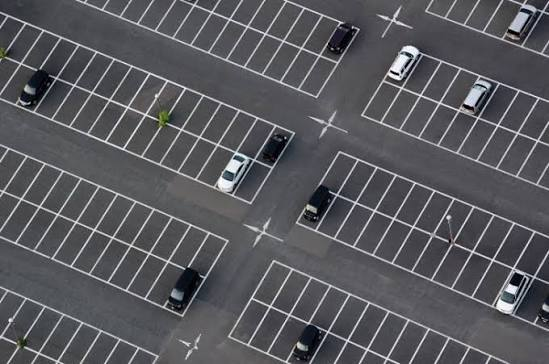
#> input picture Lab4/assets/images.jpg, 549 x 364 px
$ python cannyslider.py
#> lines starting #> are read from the running program, lines starting #| are printed output that depends on the picture
import cv2

# ==========================================================
# 1. Read the image
# ==========================================================

filename = input("Enter image filename (e.g. image.jpg): ")
#> the answer given: assets/images.jpg

image = cv2.imread(filename)
#> image is the input picture: shape (364, 549, 3); mean B, G, R 93.2, 88.5, 88.4

if image is None:
    print("Error: Unable to open the image.")
    exit()

# ==========================================================
# 2. Convert image to grayscale
# ==========================================================

gray = cv2.cvtColor(image, cv2.COLOR_BGR2GRAY)

# ==========================================================
# 3. Apply Gaussian smoothing
# ==========================================================

blurred = cv2.GaussianBlur(gray, (5, 5), 0)
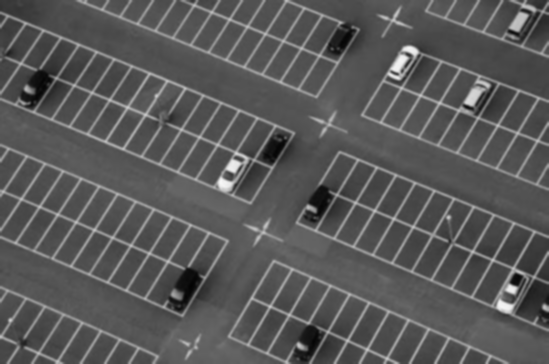
#> blurred: shape (364, 549); min 3, max 246, mean 89

# ==========================================================
# 4. Create window
# ==========================================================

window_name = "Interactive Canny Edge Detector"

cv2.namedWindow(window_name)

# ==========================================================
# 5. Dummy callback function
# Trackbars require a callback function.
# ==========================================================

def nothing(x):
    pass

# ==========================================================
# 6. Create trackbars
# ==========================================================

cv2.createTrackbar(
    "Lower Threshold",
    window_name,
    50,      # Initial value
    255,     # Maximum value
    nothing
)

cv2.createTrackbar(
    "Upper Threshold",
    window_name,
    150,     # Initial value
    255,     # Maximum value
    nothing
)

# ==========================================================
# 7. Interactive processing loop
# ==========================================================

while True:

    # Get current trackbar positions
    lower = cv2.getTrackbarPos(
        "Lower Threshold",
        window_name
    )

    upper = cv2.getTrackbarPos(
        "Upper Threshold",
        window_name
    )

    # Make sure lower threshold is smaller
    if lower >= upper:
        upper = lower + 1

        if upper > 255:
            upper = 255
            lower = 254

    # Apply Canny Edge Detection
    edges = cv2.Canny(
        blurred,
        lower,
        upper
    )
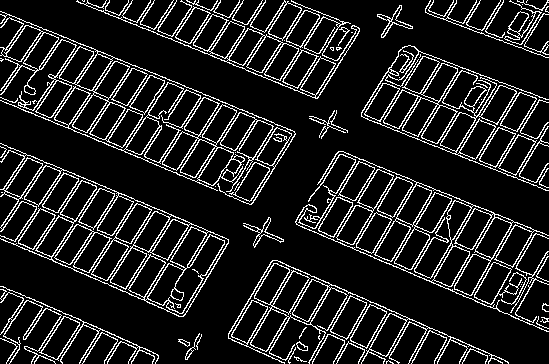
#> edges: shape (364, 549); 12.2% white in thin lines or dots

    # Display result
    cv2.imshow(window_name, edges)

    # Press ESC to exit
    key = cv2.waitKey(1) & 0xFF
#> (key Esc is pressed here)

    if key == 27:
        break

# ==========================================================
# 8. Save final edge image
# ==========================================================

cv2.imwrite(
    "interactive_canny_edges.jpg",
    edges
)

print(
    "Final Canny edge image saved as "
    "interactive_canny_edges.jpg"
)

# ==========================================================
# 9. Close all windows
# ==========================================================

cv2.destroyAllWindows()

$ run again, on Lab4/assets/773580854_3782500298570617_550986753566862158_n.jpg
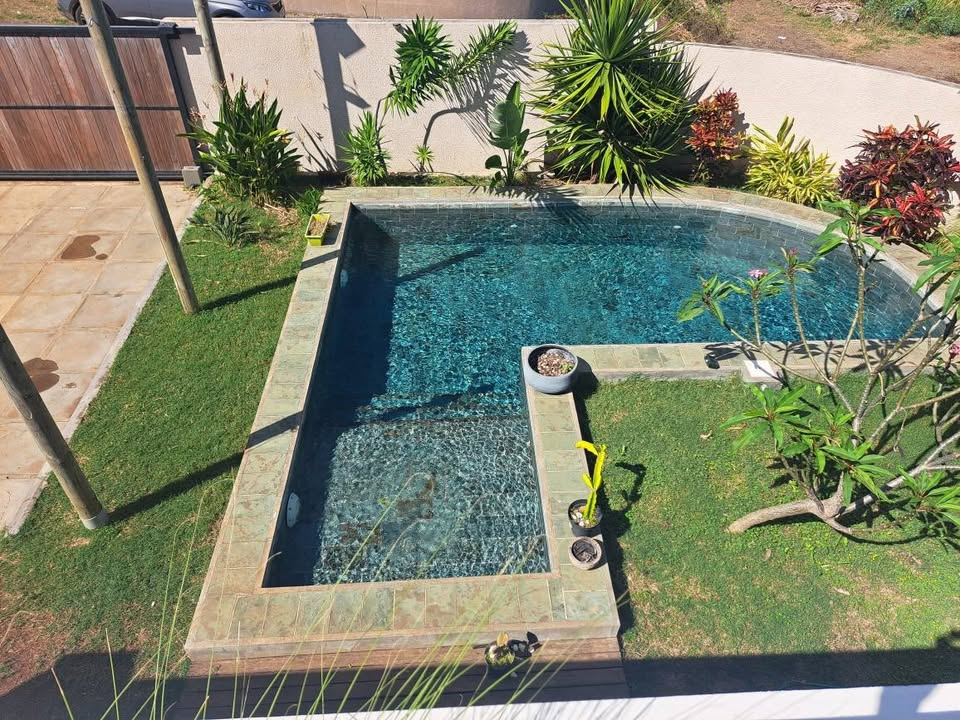
#> input picture Lab4/assets/773580854_3782500298570617_550986753566862158_n.jpg, 960 x 720 px
#> image is the input picture: shape (720, 960, 3); mean B, G, R 108.1, 130.8, 124.8
#> `gray = cv2.cvtColor(image, cv2.COLOR_BGR2GRAY)`:
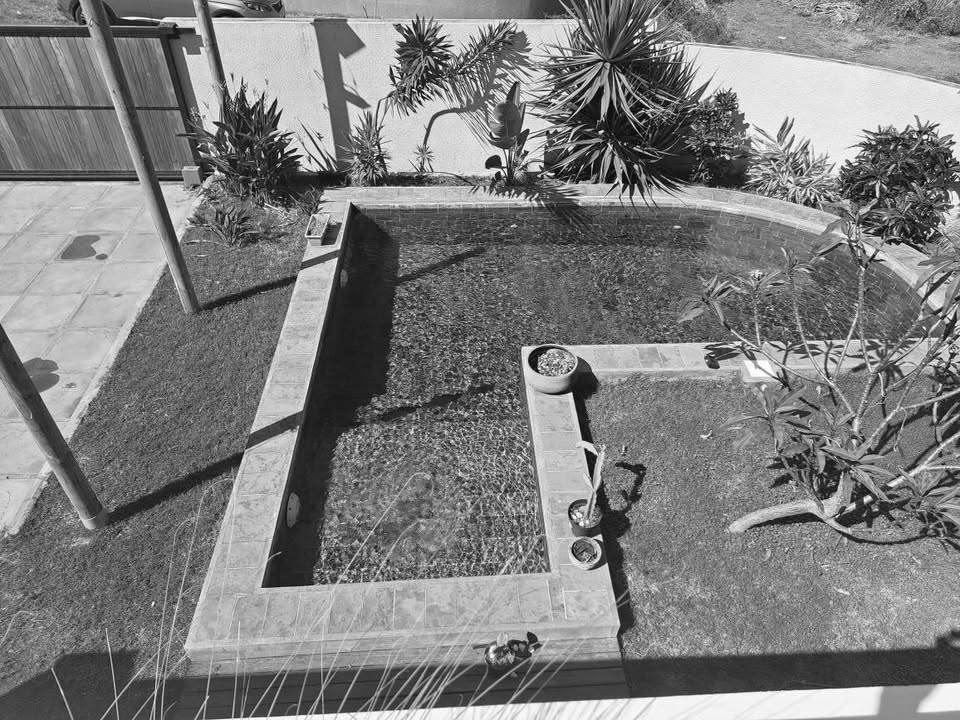
#> gray: shape (720, 960); min 0, max 255, mean 126.4
#> `edges = cv2.Canny( blurred, lower, upper )`:
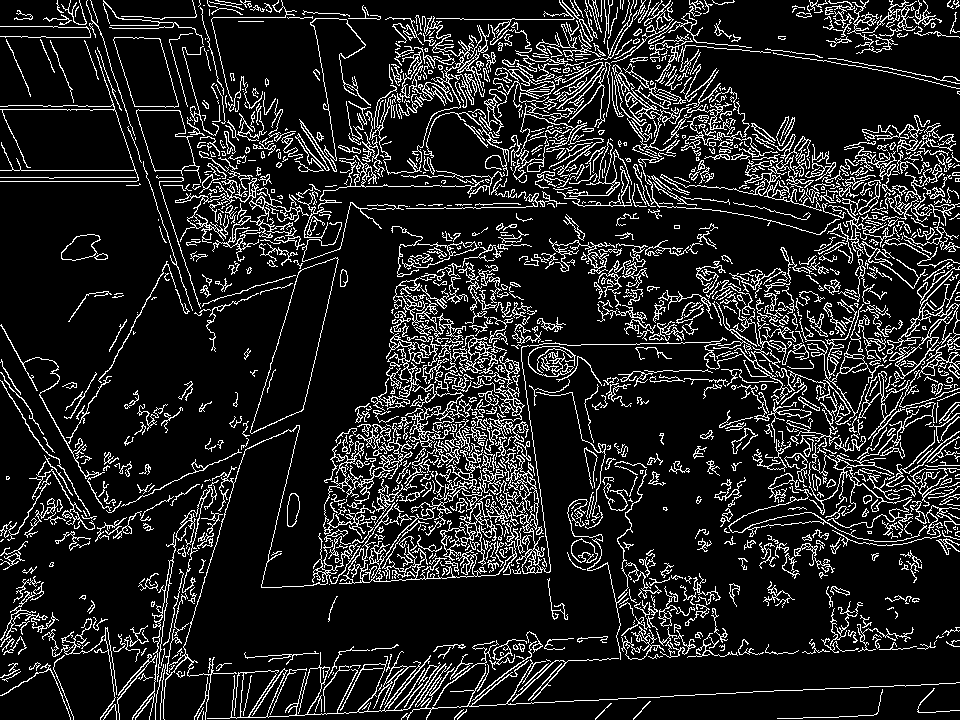
#> edges: shape (720, 960); 13.6% white in thin lines or dots

$ run again, on Lab4/assets/773995680_10233638300886132_662655317140606105_n.jpg
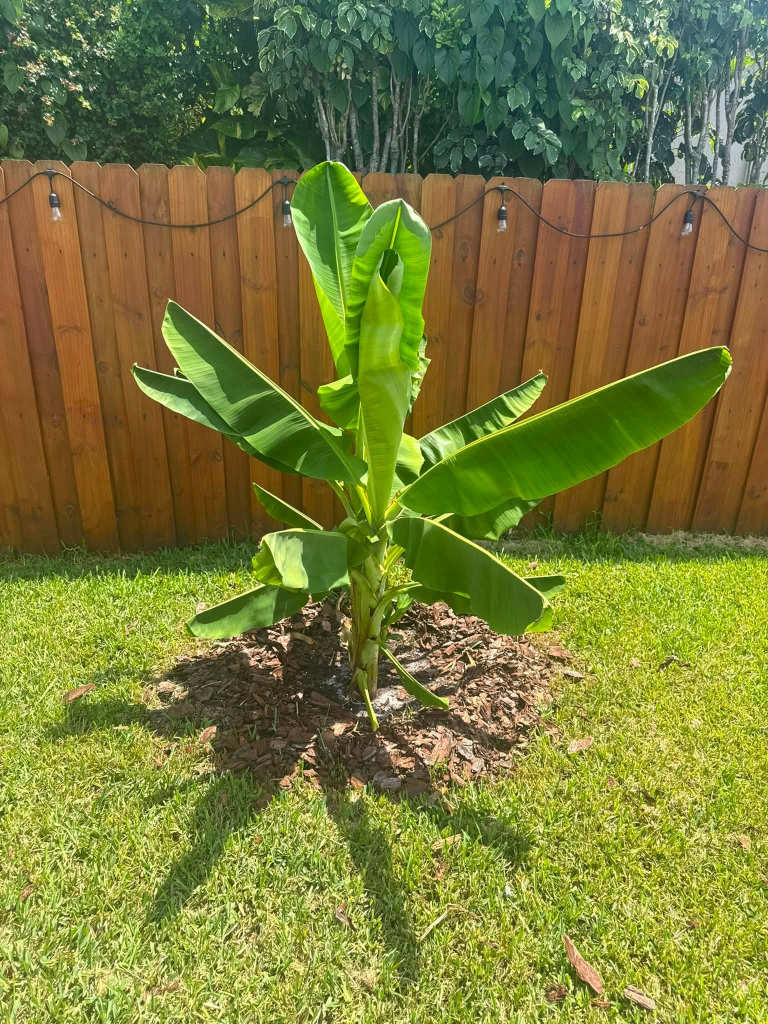
#> input picture Lab4/assets/773995680_10233638300886132_662655317140606105_n.jpg, 1536 x 2048 px (shown at 1/2 size)
#> image is the input picture: shape (2048, 1536, 3); mean B, G, R 57.2, 125, 121.3
#> `gray = cv2.cvtColor(image, cv2.COLOR_BGR2GRAY)`:
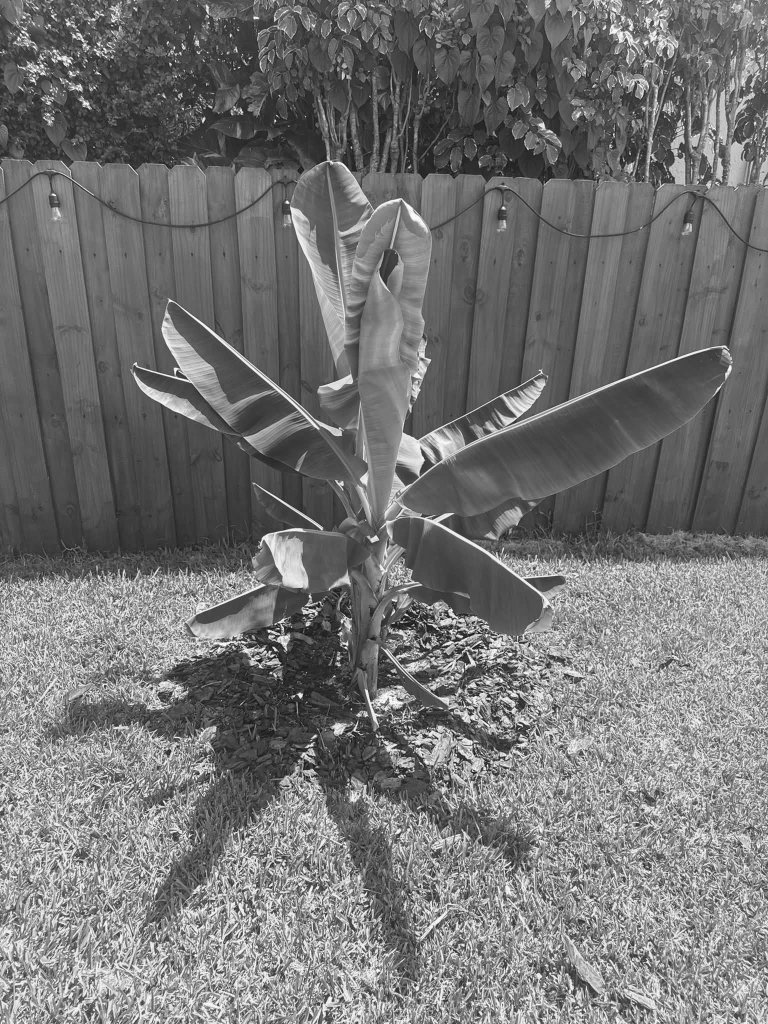
#> gray: shape (2048, 1536) (shown at 1/2 size); min 3, max 254, mean 116.1
#> `edges = cv2.Canny( blurred, lower, upper )`:
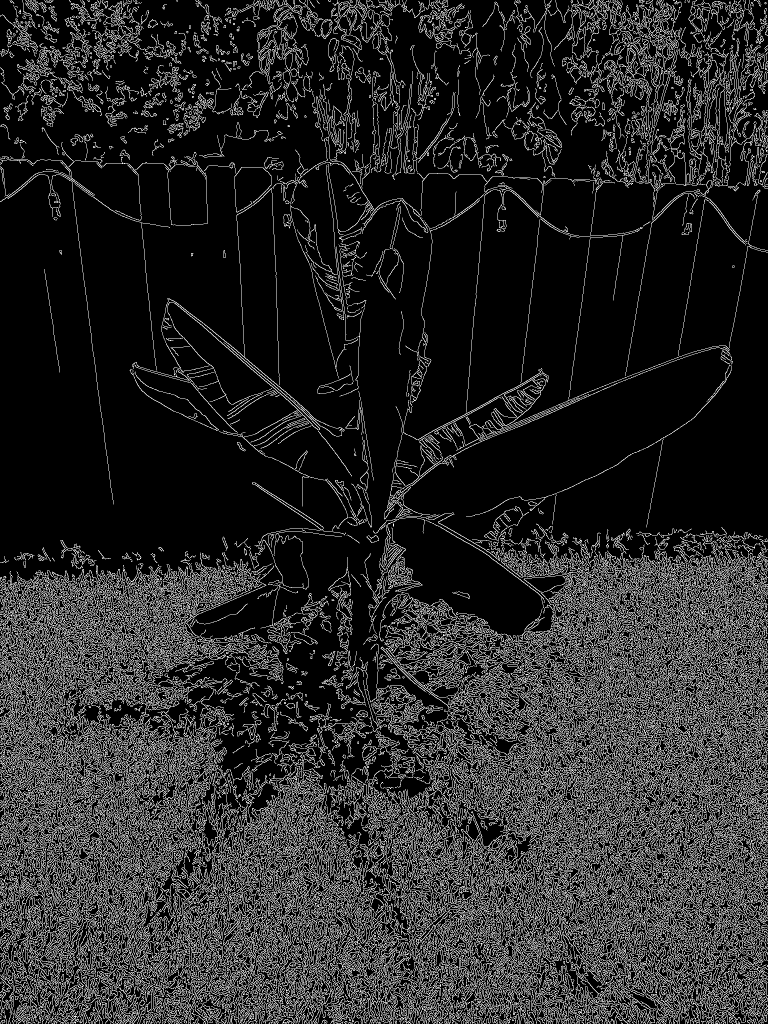
#> edges: shape (2048, 1536) (shown at 1/2 size); 16.1% white in thin lines or dots
